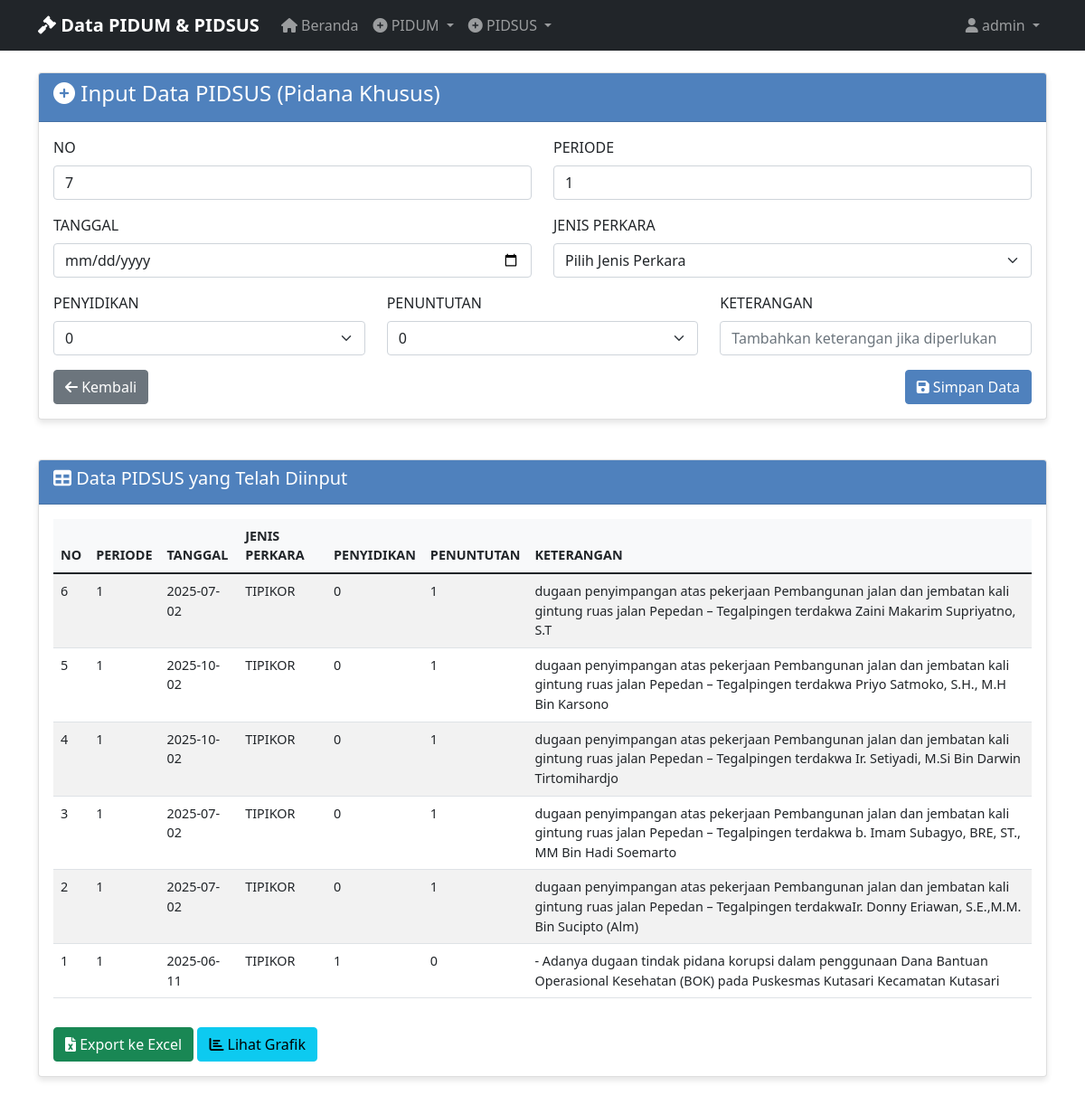
The page /input_pidsus (signed in) on the database as committed earlier.
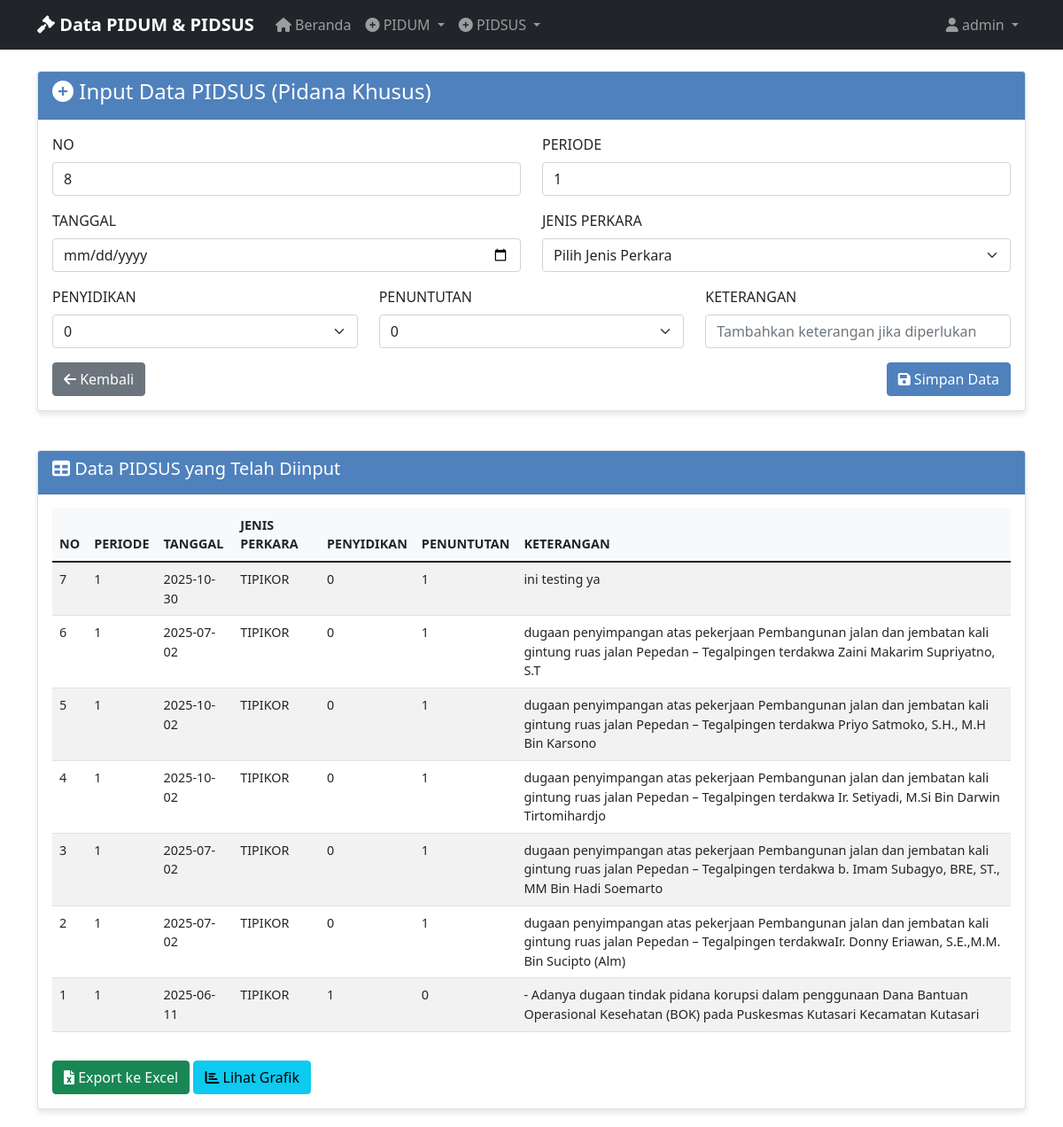
The same page on the database as committed later.
### tables this page shows
CREATE TABLE pidsus_data (
                id INTEGER PRIMARY KEY AUTOINCREMENT,
                no TEXT NOT NULL,
                periode TEXT NOT NULL,
                tanggal TEXT NOT NULL,
                jenis_perkara TEXT NOT NULL,
                penyidikan TEXT NOT NULL,
                penuntutan TEXT NOT NULL,
                keterangan TEXT NOT NULL,
                created_at TIMESTAMP DEFAULT CURRENT_TIMESTAMP
            );

### app_with_db.py (the view, shortened to what this page needs)
@app.route('/input_pidsus', methods=['GET', 'POST'])
@login_required
def input_pidsus():
    data = get_pidsus_data_for_export()
    return render_template('input_pidsus.html', data=data)

### app_with_db.py (called while the page is built)
def login_required(f):
    @wraps(f)
    def decorated_function(*args, **kwargs):
        if 'user_id' not in session:
            return redirect(url_for('login'))
        return f(*args, **kwargs)
    return decorated_function

### database.py (called while the page is built)
@contextmanager
def get_db_connection():
    conn = sqlite3.connect(DATABASE_PATH)
    conn.row_factory = sqlite3.Row
    try:
        yield conn
    finally:
        conn.close()

def get_all_pidsus_data():
    with get_db_connection() as conn:
        cursor = conn.cursor()
        cursor.execute('SELECT * FROM pidsus_data ORDER BY created_at DESC')
        rows = cursor.fetchall()
        return [dict(row) for row in rows]

def get_pidsus_data_for_export():
    data = get_all_pidsus_data()
    export_data = []
    for row in data:
        export_data.append({
            'NO': row['no'],
            'PERIODE': row['periode'],
            'TANGGAL': row['tanggal'],
            'JENIS PERKARA': row['jenis_perkara'],
            'PENYIDIKAN': row['penyidikan'],
            'PENUNTUTAN': row['penuntutan'],
            'KETERANGAN': row['keterangan'],
            'id': row['id']  # Add ID for edit/delete functionality
        })
    return export_data

### templates/input_pidsus.html (shortened to what this page needs)
{% extends "base.html" %}
{% block content %}
<div class="row">
    <div class="col-md-12">
        <div class="card">
            <div class="card-header">
                <h4><i class="fas fa-plus-circle"></i> Input Data PIDSUS (Pidana Khusus)</h4>
            </div>
            <div class="card-body">
                <form method="POST" action="{{ url_for('input_pidsus') }}">
                    <div class="row">
                        <div class="col-md-6">
                            <div class="mb-3">
                                <label for="no" class="form-label">NO</label>
                                <input type="number" class="form-control" id="no" name="no" required>
                            </div>
                        </div>
                        <div class="col-md-6">
                            <div class="mb-3">
                                <label for="periode" class="form-label">PERIODE</label>
                                <input type="text" class="form-control" id="periode" name="periode" value="1" required>
                            </div>
                        </div>
                    </div>
                    <div class="row">
                        <div class="col-md-6">
                            <div class="mb-3">
                                <label for="tanggal" class="form-label">TANGGAL</label>
                                <input type="date" class="form-control" id="tanggal" name="tanggal" required>
                            </div>
                        </div>
                        <div class="col-md-6">
                            <div class="mb-3">
                                <label for="jenis_perkara" class="form-label">JENIS PERKARA</label>
                                <select class="form-select" id="jenis_perkara" name="jenis_perkara" required>
                                    <option value="">Pilih Jenis Perkara</option>
                                </select>
                            </div>
                        </div>
                    </div>
                    <div class="row">
                        <div class="col-md-4">
                            <div class="mb-3">
                                <label for="penyidikan" class="form-label">PENYIDIKAN</label>
                                <select class="form-select" id="penyidikan" name="penyidikan">
                                    <option value="0">0</option>
                                </select>
                            </div>
                        </div>
                        <div class="col-md-4">
                            <div class="mb-3">
                                <label for="penuntutan" class="form-label">PENUNTUTAN</label>
                                <select class="form-select" id="penuntutan" name="penuntutan">
                                    <option value="0">0</option>
                                </select>
                            </div>
                        </div>
                        <div class="col-md-4">
                            <div class="mb-3">
                                <label for="keterangan" class="form-label">KETERANGAN</label>
                                <input type="text" class="form-control" id="keterangan" name="keterangan" placeholder="Tambahkan keterangan jika diperlukan">
                            </div>
                        </div>
                    </div>
                    <div class="d-flex justify-content-between">
                        <a href="{{ url_for('index') }}" class="btn btn-secondary">
                            <i class="fas fa-arrow-left"></i> Kembali
                        </a>
                        <button type="submit" class="btn btn-primary">
                            <i class="fas fa-save"></i> Simpan Data
                        </button>
                    </div>
                </form>
            </div>
        </div>
    </div>
</div>
{% if data %}
<div class="row mt-4">
    <div class="col-md-12">
        <div class="card">
            <div class="card-header">
                <h5><i class="fas fa-table"></i> Data PIDSUS yang Telah Diinput</h5>
            </div>
            <div class="card-body">
                <div class="table-responsive">
                    <table class="table table-striped table-hover">
                        <thead>
                            <tr>
                                <th>NO</th>
                                <th>PERIODE</th>
                                <th>TANGGAL</th>
                                <th>JENIS PERKARA</th>
                                <th>PENYIDIKAN</th>
                                <th>PENUNTUTAN</th>
                                <th>KETERANGAN</th>
                            </tr>
                        </thead>
                        <tbody>
                            {% for item in data %}
                            <tr>
                                <td>{{ item.NO }}</td>
                                <td>{{ item.PERIODE }}</td>
                                <td>{{ item.TANGGAL }}</td>
                                <td>{{ item['JENIS PERKARA'] }}</td>
                                <td>{{ item.PENYIDIKAN }}</td>
                                <td>{{ item.PENUNTUTAN }}</td>
                                <td>{{ item.KETERANGAN }}</td>
                            </tr>
                            {% endfor %}
                        </tbody>
                    </table>
                </div>
                <div class="mt-3">
                    <a href="{{ url_for('export_pidsus_excel') }}" class="btn btn-success">
                        <i class="fas fa-file-excel"></i> Export ke Excel
                    </a>
                    <a href="{{ url_for('pidsus_charts') }}" class="btn btn-info">
                        <i class="fas fa-chart-bar"></i> Lihat Grafik
                    </a>
                </div>
            </div>
        </div>
    </div>
</div>
{% endif %}
{% endblock %}

### templates/base.html (shortened to what this page needs)
<!DOCTYPE html>
<html lang="id">
<head>
    <link href="https://cdn.jsdelivr.net/npm/bootstrap@5.1.3/dist/css/bootstrap.min.css" rel="stylesheet">
    <link href="https://cdnjs.cloudflare.com/ajax/libs/font-awesome/6.0.0/css/all.min.css" rel="stylesheet">
</head>
<body>
    <nav class="navbar navbar-expand-lg navbar-dark bg-dark">
        <div class="container">
            <a class="navbar-brand" href="{{ url_for('index') }}">
                <i class="fas fa-gavel"></i> Data PIDUM & PIDSUS
            </a>
            <div class="collapse navbar-collapse" id="navbarNav">
                <ul class="navbar-nav me-auto">
                    <li class="nav-item">
                        <a class="nav-link" href="{{ url_for('index') }}">
                            <i class="fas fa-home"></i> Beranda
                        </a>
                    </li>
                    <li class="nav-item dropdown">
                        <a class="nav-link dropdown-toggle" href="#" id="pidumDropdown" role="button" data-bs-toggle="dropdown">
                            <i class="fas fa-plus-circle"></i> PIDUM
                        </a>
                    </li>
                    <li class="nav-item dropdown">
                        <a class="nav-link dropdown-toggle" href="#" id="pidsusDropdown" role="button" data-bs-toggle="dropdown">
                            <i class="fas fa-plus-circle"></i> PIDSUS
                        </a>
                    </li>
                </ul>
                <ul class="navbar-nav ms-auto">
                    {% if session.username %}
                        <li class="nav-item dropdown">
                            <a class="nav-link dropdown-toggle" href="#" id="userDropdown" role="button" data-bs-toggle="dropdown">
                                <i class="fas fa-user"></i> {{ session.username }}
                            </a>
                        </li>
                    {% endif %}
                </ul>
            </div>
        </div>
    </nav>
    <div class="container mt-4">
        {% block content %}{% endblock %}
    </div>
</body>
</html>

### templates/base.html (style rules this page uses)
.navbar-brand { font-weight: bold; }
.card { box-shadow: 0 4px 6px rgba(0, 0, 0, 0.1); margin-bottom: 20px; }
.card-header { background-color: #4F81BD; color: white; font-weight: bold; }
.btn-primary { background-color: #4F81BD; border-color: #4F81BD; }
.table { font-size: 0.9rem; }
.table th { background-color: #f8f9fa; font-weight: bold; }

Rows that differ between the two databases and show on the page:
added pidsus_data: NO "7", PERIODE "1", TANGGAL "2025-10-30", jenis_perkara "TIPIKOR", PENYIDIKAN "0", PENUNTUTAN "1", KETERANGAN "ini testing ya"
Other text that changed with them:
form field no: "7" → "8"
